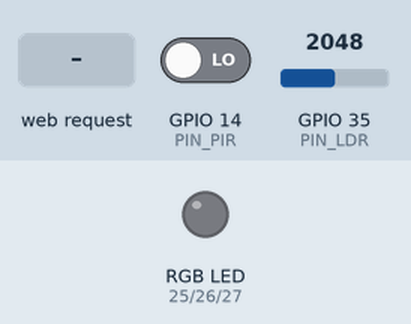
Recording of a sketch running on a simulated ESP32. On the bench: an RGB LED mixed from three pins (HIGH = lit). The test bench sets the inputs (shaded band); at power-on: GPIO 14 (PIN_PIR) LOW, GPIO 35 (PIN_LDR) = 2048. Dim RGB values are drawn brighter than linear; WiFi joins after 1.5 s; servers stay silent unless stated; what the sketch prints to the serial monitor is not drawn.

Above: at 3.6 s.
3.7 s: HTTP request GET /modo?m=fiesta received
At 3.85 s:
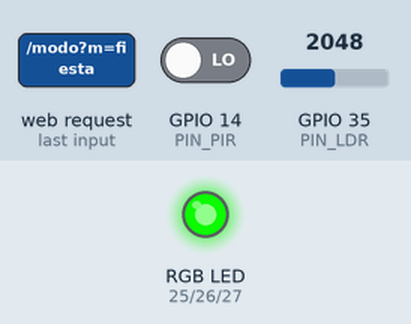
6.7 s: HTTP request GET /color?m=1&r=1&g=1 received
At 7.0 s:
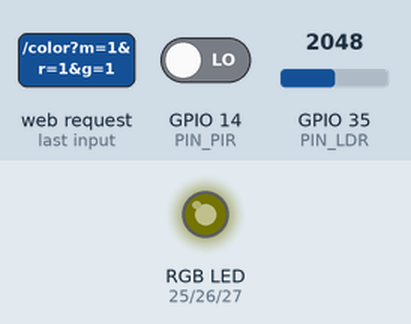
8.2 s: HTTP request GET /color?m=120&r=120&g=120 received
At 9.0 s:
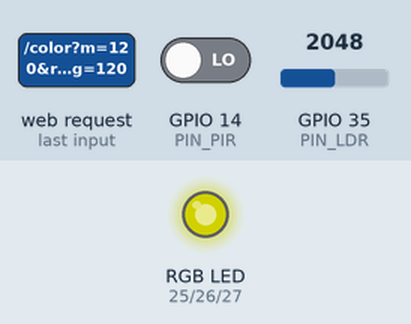
9.7 s: HTTP request GET /modo?m=fiesta received
At 9.85 s:
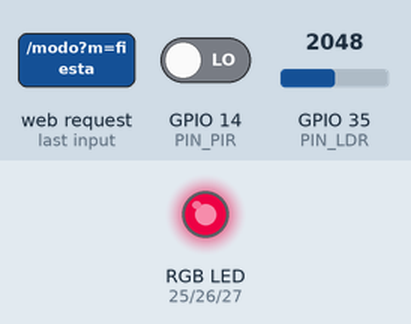
Timing chart, 0 to 16.7 s (numbered marks = the images above; inputs shaded):
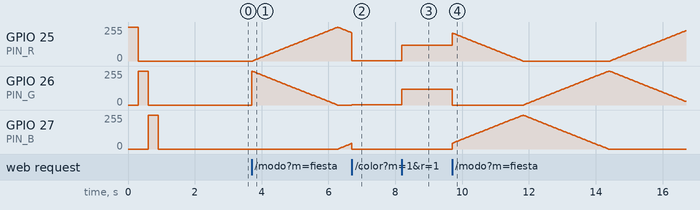

Measured:
- after the input at 3.7 s, GPIO 25 (PIN_R): rises from 0/255 to 255/255 in 2.5 s, then falls to 212/255 in 0.42 s; GPIO 27 (PIN_B): moves from 0/255 to 42/255 over 0.39 s, starting after 2.6 s
- after the input at 6.7 s, GPIO 26 (PIN_G): 0/255 → 1/255 at once
- after the input at 8.2 s, GPIO 25 (PIN_R), GPIO 26 (PIN_G): 1/255 → 120/255 at once
- after the input at 9.7 s, GPIO 27 (PIN_B): rises from 0/255 to 255/255 in 2.1 s, then falls to 0/255 in 2.6 s

The sketch:

smart_lighting4.ino
```cpp
#include <WiFi.h>
#include <WebServer.h>

const char* WIFI_SSID     = "Mega_2.4G_6017";
const char* WIFI_PASSWORD = "UPdtCbKK";

#define PIN_R   25
#define PIN_G   26
#define PIN_B   27
#define PIN_PIR 14
#define PIN_LDR 35

#define LDR_UMBRAL               1000
#define TIMEOUT_MOVIMIENTO_MS   15000

enum Modo { AUTO, FIESTA, OFF };

struct Estado {
  Modo    modo    = AUTO;
  uint8_t r=0, g=0, b=0;
  uint8_t brillo  = 100;
  bool    ledOn   = false;
  unsigned long ultimoMovimiento = 0;
  unsigned long ultimaLectura    = 0;
};

Estado estado;
WebServer server(80);

void setColor(uint8_t r, uint8_t g, uint8_t b) {
  uint8_t br = estado.brillo;
  ledcWrite(PIN_R, r * br / 100);
  ledcWrite(PIN_G, g * br / 100);
  ledcWrite(PIN_B, b * br / 100);
  estado.r = r; estado.g = g; estado.b = b;
  estado.ledOn = (r || g || b);
}

void apagar() { setColor(0,0,0); }

void loopAuto() {
  unsigned long now = millis();
  if (now - estado.ultimaLectura < 200) return;
  estado.ultimaLectura = now;

  bool oscuro = analogRead(PIN_LDR) < LDR_UMBRAL;
  bool mov    = digitalRead(PIN_PIR);
  if (mov) estado.ultimoMovimiento = now;

  if (oscuro && (now - estado.ultimoMovimiento < TIMEOUT_MOVIMIENTO_MS)) {
    setColor(200, 140, 60);
  } else {
    apagar();
  }
}

void loopFiesta() {
  static uint8_t paso = 0;
  static unsigned long t = 0;
  if (millis() - t < 30) return;
  t = millis();
  uint8_t r,g,b;
  if      (paso < 85)  { r=paso*3;     g=255-paso*3; b=0; }
  else if (paso < 170) { uint8_t p=paso-85;  r=255-p*3; g=0;     b=p*3; }
  else                 { uint8_t p=paso-170; r=0;       g=p*3;   b=255-p*3; }
  setColor(r,g,b);
  paso++;
}

const char HTML[] PROGMEM = R"rawliteral(
<!DOCTYPE html><html lang="es"><head>
<meta charset="UTF-8"/>
<meta name="viewport" content="width=device-width,initial-scale=1"/>
<title>Smart Lighting</title>
<link href="https://fonts.googleapis.com/css2?family=Orbitron:wght@700;900&family=Rajdhani:wght@400;600&display=swap" rel="stylesheet"/>
<style>
:root{--bg:#080c14;--s:#0e1420;--a:#00d4ff;--a2:#7b2fff;--g:#2ed573;--d:#ff4757;--m:#5a6478;--brd:rgba(0,212,255,0.15)}
*{box-sizing:border-box;margin:0;padding:0}
body{font-family:'Rajdhani',sans-serif;background:var(--bg);color:#e8eaf0;min-height:100vh}
body::before{content:'';position:fixed;inset:0;background-image:linear-gradient(rgba(0,212,255,0.03) 1px,transparent 1px),linear-gradient(90deg,rgba(0,212,255,0.03) 1px,transparent 1px);background-size:40px 40px;pointer-events:none}
.wrap{position:relative;z-index:1;max-width:400px;margin:0 auto;padding:24px 16px 40px}
header{text-align:center;margin-bottom:24px}
.ring{width:72px;height:72px;margin:0 auto 14px;border-radius:50%;border:2px solid var(--a);display:flex;align-items:center;justify-content:center;font-size:28px;animation:pulse 3s ease-in-out infinite}
@keyframes pulse{0%,100%{box-shadow:0 0 20px rgba(0,212,255,0.3)}50%{box-shadow:0 0 40px rgba(0,212,255,0.6)}}
h1{font-family:'Orbitron',monospace;font-size:18px;letter-spacing:3px;background:linear-gradient(135deg,var(--a),var(--a2));-webkit-background-clip:text;-webkit-text-fill-color:transparent;background-clip:text}
.sub{font-size:11px;letter-spacing:2px;color:var(--m);margin-top:4px}
.chip{display:flex;align-items:center;justify-content:center;gap:6px;font-size:11px;color:var(--m);letter-spacing:1px;margin-bottom:18px}
.dot{width:7px;height:7px;border-radius:50%;background:var(--g);animation:blink 2s infinite}
@keyframes blink{0%,100%{opacity:1}50%{opacity:0.3}}
.card{background:var(--s);border:1px solid var(--brd);border-radius:14px;padding:18px;margin-bottom:18px;position:relative;overflow:hidden}
.card::before{content:'';position:absolute;top:0;left:0;right:0;height:2px;background:linear-gradient(90deg,var(--a),var(--a2))}
.row{display:flex;justify-content:space-between;align-items:center;padding:7px 0;border-bottom:1px solid rgba(255,255,255,0.05);font-size:14px}
.row:last-child{border:none;padding-bottom:0}
.lbl{font-size:11px;color:var(--m);letter-spacing:1px;text-transform:uppercase;font-weight:600}
.tag{display:inline-block;padding:3px 9px;border-radius:20px;font-size:11px;font-weight:700;letter-spacing:1px;text-transform:uppercase}
.on {background:rgba(46,213,115,0.15);color:var(--g);border:1px solid rgba(46,213,115,0.3)}
.off{background:rgba(255,71,87,0.15); color:var(--d);border:1px solid rgba(255,71,87,0.3)}
.au {background:rgba(0,212,255,0.15); color:var(--a);border:1px solid rgba(0,212,255,0.3)}
.bar-wrap{width:80px;height:5px;border-radius:3px;background:#1a2332;overflow:hidden}
.bar-fill{height:100%;border-radius:3px;transition:width .4s}
.preview{width:100%;height:8px;border-radius:4px;margin-top:12px;border:1px solid rgba(255,255,255,0.1);transition:background .5s}
.sec{font-family:'Orbitron',monospace;font-size:10px;letter-spacing:3px;color:var(--m);text-transform:uppercase;margin-bottom:10px;display:flex;align-items:center;gap:8px}
.sec::after{content:'';flex:1;height:1px;background:var(--brd)}
.grid{display:grid;grid-template-columns:1fr 1fr;gap:10px;margin-bottom:10px}
.btn{background:var(--s);border:1px solid var(--brd);border-radius:12px;padding:14px;color:#e8eaf0;font-family:'Rajdhani',sans-serif;font-size:14px;font-weight:600;cursor:pointer;transition:all .2s;display:flex;flex-direction:column;align-items:center;gap:5px}
.btn .ic{font-size:22px}
.btn:hover{border-color:var(--a);background:#141c2e;transform:translateY(-2px)}
.btn.active{border-color:var(--a);background:rgba(0,212,255,0.08);color:var(--a)}
.btn.active-f{border-color:var(--a2);background:rgba(123,47,255,0.1);color:var(--a2);animation:fb 1s infinite alternate}
@keyframes fb{from{border-color:var(--a2)}to{border-color:#ffd166}}
.btn-off{width:100%;background:rgba(255,71,87,0.08);border:1px solid rgba(255,71,87,0.3);border-radius:12px;padding:14px;color:var(--d);font-family:'Orbitron',monospace;font-size:12px;font-weight:700;letter-spacing:2px;cursor:pointer;transition:all .2s;margin-bottom:18px}
.btn-off:hover{background:rgba(255,71,87,0.18);transform:translateY(-1px)}
.btn-off.active{background:rgba(255,71,87,0.2)}
.panel{background:var(--s);border:1px solid var(--brd);border-radius:14px;padding:18px;margin-bottom:18px}
.srow{display:grid;grid-template-columns:26px 1fr 44px;align-items:center;gap:10px;margin-bottom:10px}
.sl-lbl{font-family:'Orbitron',monospace;font-size:11px;font-weight:700}
.sl-val{font-family:'Orbitron',monospace;font-size:11px;color:var(--m);text-align:right}
input[type=range]{-webkit-appearance:none;width:100%;height:6px;border-radius:3px;outline:none;cursor:pointer}
input[type=range]::-webkit-slider-thumb{-webkit-appearance:none;width:17px;height:17px;border-radius:50%;background:#fff;box-shadow:0 2px 5px rgba(0,0,0,0.4)}
.apply{width:100%;margin-top:10px;padding:11px;background:linear-gradient(135deg,var(--a),var(--a2));border:none;border-radius:10px;color:#fff;font-family:'Orbitron',monospace;font-size:11px;font-weight:700;letter-spacing:2px;cursor:pointer;transition:all .2s}
.apply:hover{opacity:.85;transform:translateY(-1px)}
footer{text-align:center;margin-top:20px;padding-top:18px;border-top:1px solid var(--brd)}
.ft{font-family:'Orbitron',monospace;font-size:9px;letter-spacing:3px;color:var(--m);margin-bottom:8px}
.names{display:flex;flex-direction:column;gap:3px}
.name{font-size:12px;color:#3d4a5e;transition:color .2s}
.name:hover{color:var(--a)}
</style></head>
<body><div class="wrap">
<header>
  <div class="ring">💡</div>
  <h1>SMART LIGHTING</h1>
  <p class="sub">Sistema de Iluminación Inteligente</p>
</header>
<div class="chip"><div class="dot"></div><span>CONECTADO · ESP32 WROOM-32</span></div>

<div class="card">
  <div class="row"><span class="lbl">Modo</span><span id="st-modo"><span class="tag au">AUTO</span></span></div>
  <div class="row">
    <span class="lbl">Luz ambiente</span>
    <div id="st-ldr" style="display:flex;flex-direction:column;align-items:flex-end;gap:3px">—</div>
  </div>
  <div class="row"><span class="lbl">Movimiento PIR</span><span id="st-pir">—</span></div>
  <div class="row"><span class="lbl">LED</span><span id="st-led">—</span></div>
  <div class="preview" id="preview"></div>
</div>

<div class="sec">Modos</div>
<div class="grid">
  <button class="btn active" id="btn-auto" onclick="setModo('auto')"><span class="ic">🔄</span>Auto</button>
  <button class="btn" id="btn-fiesta" onclick="setModo('fiesta')"><span class="ic">🎉</span>Fiesta</button>
</div>
<button class="btn-off" id="btn-off" onclick="setModo('off')">⭕ APAGAR</button>

<div class="sec">Intensidad</div>
<div class="panel">
  <div class="srow">
    <span class="sl-lbl" style="color:#ffd166">☀</span>
    <input type="range" id="sl-b" min="0" max="100" value="100"
           style="background:linear-gradient(90deg,#1a1a00,#ffd166)"
           oninput="document.getElementById('val-b').textContent=this.value+'%'"/>
    <span class="sl-val" id="val-b">100%</span>
  </div>
  <button class="apply" onclick="enviar('/brillo?v='+document.getElementById('sl-b').value)">▶ APLICAR</button>
</div>

<div class="sec">Color manual</div>
<div class="panel">
  <div class="srow">
    <span class="sl-lbl" style="color:#ff6b6b">R</span>
    <input type="range" id="sl-r" min="0" max="255" value="255"
           style="background:linear-gradient(90deg,#1a0000,#ff6b6b)"
           oninput="document.getElementById('val-r').textContent=this.value"/>
    <span class="sl-val" id="val-r">255</span>
  </div>
  <div class="srow">
    <span class="sl-lbl" style="color:#51cf66">G</span>
    <input type="range" id="sl-g" min="0" max="255" value="0"
           style="background:linear-gradient(90deg,#001a00,#51cf66)"
           oninput="document.getElementById('val-g').textContent=this.value"/>
    <span class="sl-val" id="val-g">0</span>
  </div>
  <div class="srow">
    <span class="sl-lbl" style="color:#339af0">B</span>
    <input type="range" id="sl-b2" min="0" max="255" value="0"
           style="background:linear-gradient(90deg,#00001a,#339af0)"
           oninput="document.getElementById('val-b2').textContent=this.value"/>
    <span class="sl-val" id="val-b2">0</span>
  </div>
  <button class="apply" onclick="aplicarColor()">▶ APLICAR COLOR</button>
</div>

<footer>
  <div class="ft">Integrantes del equipo</div>
  <div class="names">
    <span class="name">Luis Alejandro Alcocer Marín</span>
    <span class="name">Luis Antonio Padilla Mondragón</span>
    <span class="name">Juan Luis Ramírez Hernández</span>
    <span class="name">Uriel Everardo Sánchez Rangel</span>
  </div>
</footer>
</div>
<script>
async function enviar(url) {
  await fetch(url);
  await new Promise(r=>setTimeout(r,200));
  await sync();
}
async function setModo(m) { await enviar('/modo?m='+m); }
async function aplicarColor() {
  const r=document.getElementById('sl-r').value;
  const g=document.getElementById('sl-g').value;
  const b=document.getElementById('sl-b2').value;
  await enviar('/color?r='+r+'&g='+g+'&b='+b);
}
function marcaBotones(m) {
  ['auto','fiesta','off'].forEach(id=>{
    const btn=document.getElementById('btn-'+id);
    if(!btn) return;
    btn.className = id==='off'?'btn-off':'btn';
    if(id===m){
      if(id==='off')         btn.classList.add('active');
      else if(id==='fiesta') btn.classList.add('active-f');
      else                   btn.classList.add('active');
    }
  });
}
async function sync() {
  try {
    const d = await (await fetch('/status')).json();
    const ml={auto:'AUTO',fiesta:'FIESTA',off:'OFF'};
    const mc={auto:'au',fiesta:'on',off:'off'};
    document.getElementById('st-modo').innerHTML=
      '<span class="tag '+mc[d.modo]+'">'+ml[d.modo]+'</span>';
    const pct=Math.round(d.ldr/4095*100);
    const col=d.oscuro?'#ffd166':'#00d4ff';
    document.getElementById('st-ldr').innerHTML=
      '<span style="color:'+col+';font-weight:700">'+(d.oscuro?'🌙 Oscuro':'☀️ Con luz')+'</span>'+
      '<div class="bar-wrap"><div class="bar-fill" style="width:'+pct+'%;background:'+col+'"></div></div>'+
      '<span style="font-size:10px;color:#5a6478">'+d.ldr+' / 4095</span>';
    document.getElementById('st-pir').innerHTML=d.pir
      ?'<span class="tag on">🚶 DETECTADO</span>'
      :'<span class="tag off">— Sin movimiento</span>';
    document.getElementById('st-led').innerHTML=d.led
      ?'<span class="tag on">ENCENDIDO</span>'
      :'<span class="tag off">APAGADO</span>';
    const f=d.brillo/100;
    document.getElementById('preview').style.background=
      'rgb('+Math.round(d.r*f)+','+Math.round(d.g*f)+','+Math.round(d.b*f)+')';
    document.getElementById('sl-b').value=d.brillo;
    document.getElementById('val-b').textContent=d.brillo+'%';
    marcaBotones(d.modo);
  } catch(e){}
}
sync();
setInterval(sync,2000);
</script>
</body></html>
)rawliteral";

void handleRoot()   { server.send_P(200,"text/html",HTML); }

void handleModo() {
  String m = server.arg("m");
  if      (m=="auto")   estado.modo=AUTO;
  else if (m=="fiesta") estado.modo=FIESTA;
  else if (m=="off")  { estado.modo=OFF; apagar(); }
  server.send(200,"text/plain","ok");
}

void handleColor() {
  uint8_t r=constrain(server.arg("r").toInt(),0,255);
  uint8_t g=constrain(server.arg("g").toInt(),0,255);
  uint8_t b=constrain(server.arg("b").toInt(),0,255);
  estado.modo=OFF;
  setColor(r,g,b);
  server.send(200,"text/plain","ok");
}

void handleBrillo() {
  estado.brillo=constrain(server.arg("v").toInt(),0,100);
  setColor(estado.r,estado.g,estado.b);
  server.send(200,"text/plain","ok");
}

void handleStatus() {
  int  ldr = analogRead(PIN_LDR);
  bool pir = digitalRead(PIN_PIR);
  bool osc = ldr < LDR_UMBRAL;
  String modos[]={"auto","fiesta","off"};
  String j="{";
  j+="\"modo\":\""+modos[estado.modo]+"\",";
  j+="\"ldr\":"+String(ldr)+",";
  j+="\"oscuro\":"; j+=(osc?"true":"false"); j+=",";
  j+="\"pir\":";    j+=(pir?"true":"false"); j+=",";
  j+="\"led\":";    j+=(estado.ledOn?"true":"false"); j+=",";
  j+="\"brillo\":"+String(estado.brillo)+",";
  j+="\"r\":"+String(estado.r)+",";
  j+="\"g\":"+String(estado.g)+",";
  j+="\"b\":"+String(estado.b)+"}";
  server.send(200,"application/json",j);
}

void setup() {
  Serial.begin(115200);

  ledcAttach(PIN_R, 5000, 8);
  ledcAttach(PIN_G, 5000, 8);
  ledcAttach(PIN_B, 5000, 8);
  pinMode(PIN_PIR, INPUT);

  setColor(255,0,0); delay(300);
  setColor(0,255,0); delay(300);
  setColor(0,0,255); delay(300);
  apagar();

  WiFi.begin(WIFI_SSID, WIFI_PASSWORD);
  while (WiFi.status()!=WL_CONNECTED) { delay(500); Serial.print("."); }
  Serial.println("\nIP: "+WiFi.localIP().toString());

  server.on("/",       handleRoot);
  server.on("/modo",   handleModo);
  server.on("/color",  handleColor);
  server.on("/brillo", handleBrillo);
  server.on("/status", handleStatus);
  server.begin();
}

void loop() {
  server.handleClient();
  if      (estado.modo==AUTO)   loopAuto();
  else if (estado.modo==FIESTA) loopFiesta();
}
```
